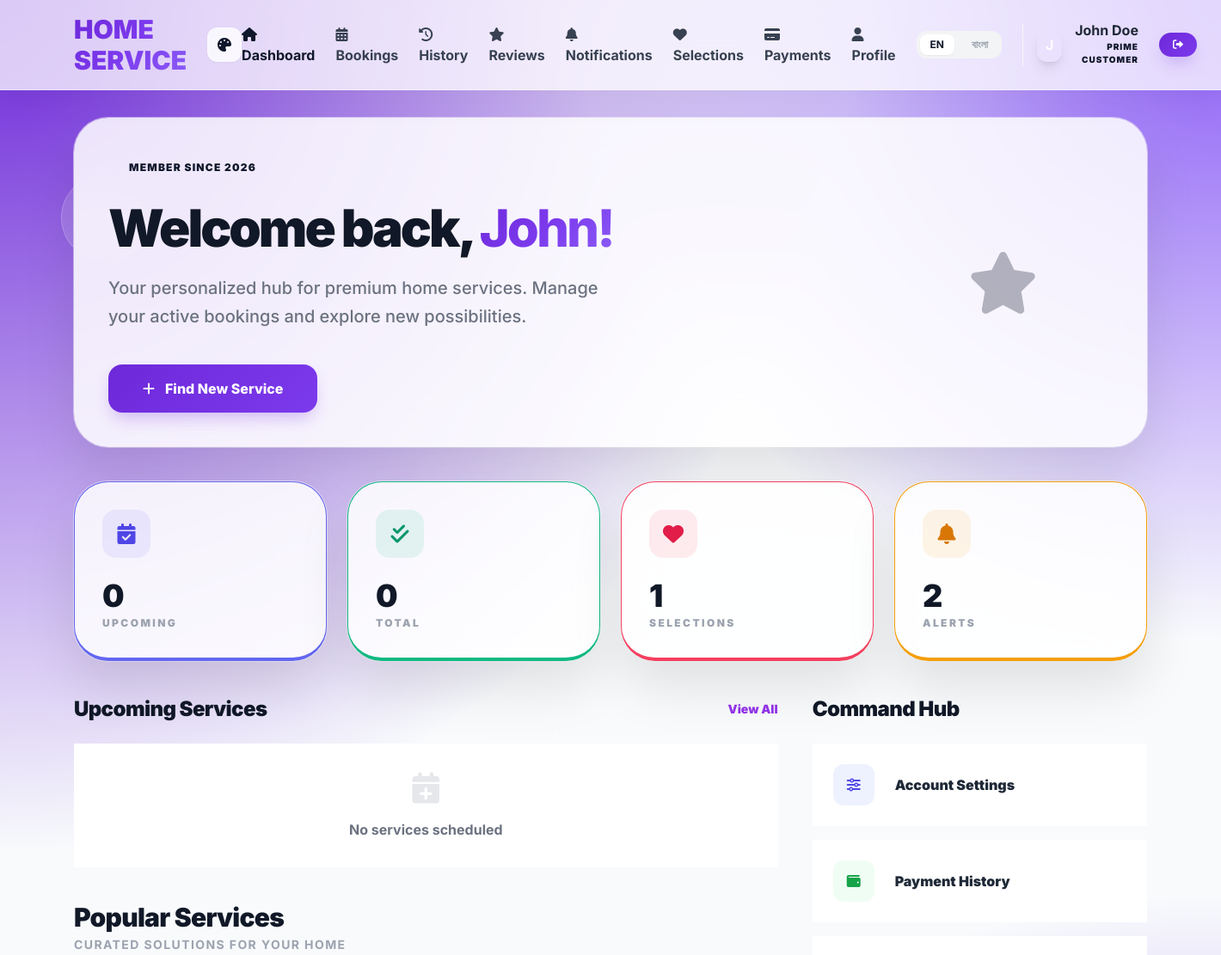
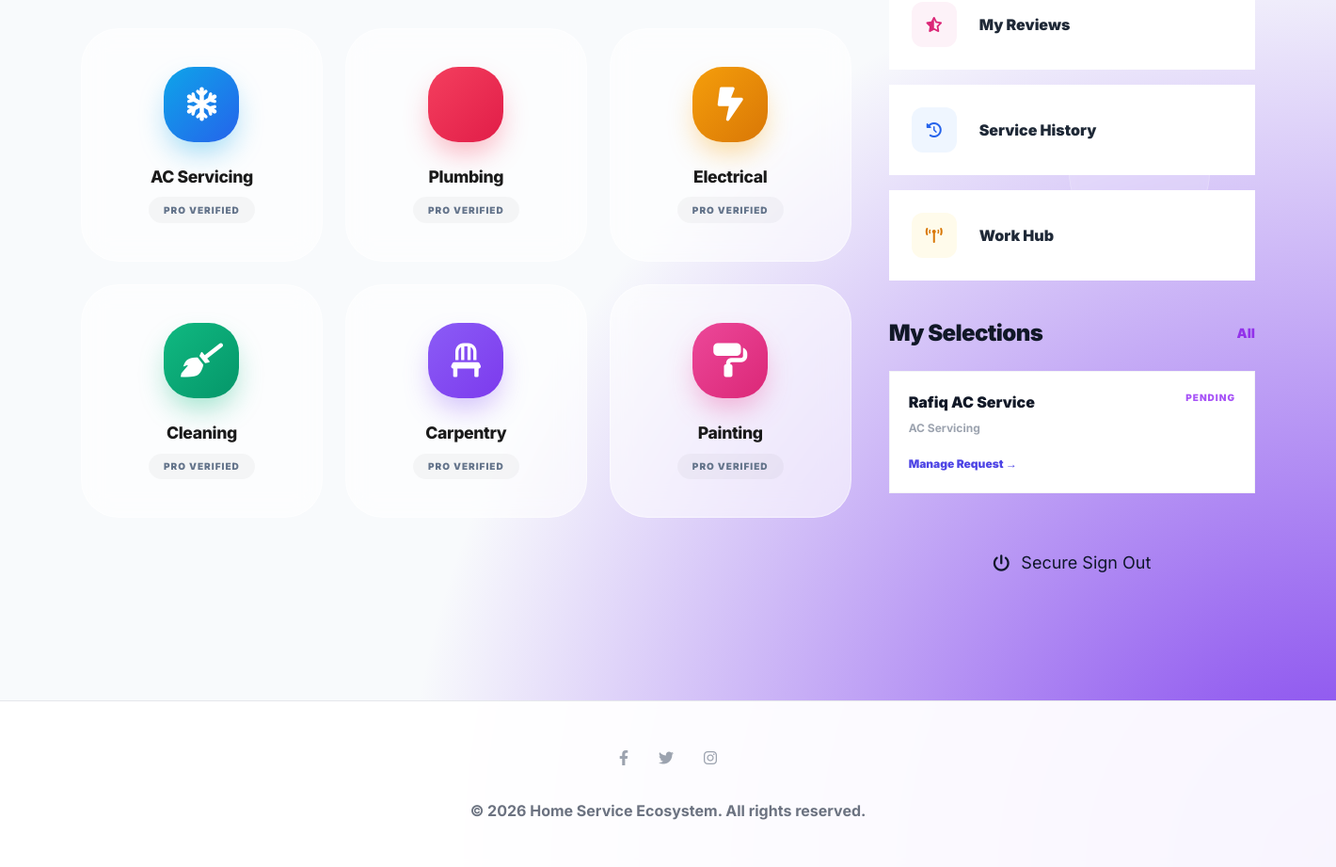
/customer/dashboard.php (signed in), run on the app's committed database (2 pictures, top to bottom).
### tables this page shows
CREATE TABLE users (
    id INT PRIMARY KEY AUTO_INCREMENT,
    name VARCHAR(100) NOT NULL,
    email VARCHAR(100) UNIQUE,
    phone VARCHAR(20) NOT NULL UNIQUE,
    password VARCHAR(255) NOT NULL,
    language ENUM('en', 'bn') DEFAULT 'en',
    location VARCHAR(100),
    created_at TIMESTAMP DEFAULT CURRENT_TIMESTAMP,
    updated_at TIMESTAMP DEFAULT CURRENT_TIMESTAMP ON UPDATE CURRENT_TIMESTAMP
);

CREATE TABLE service_categories (
    id INT PRIMARY KEY AUTO_INCREMENT,
    name VARCHAR(100) NOT NULL,
    name_bn VARCHAR(100),
    icon VARCHAR(50),
    description TEXT,
    is_active BOOLEAN DEFAULT TRUE,
    created_at TIMESTAMP DEFAULT CURRENT_TIMESTAMP
);

CREATE TABLE customer_provider_selections (
    id INT PRIMARY KEY AUTO_INCREMENT,
    customer_id INT NOT NULL,
    provider_id INT NOT NULL,
    category_id INT NOT NULL,
    service_type VARCHAR(255),
    preferred_date DATE NOT NULL,
    preferred_time TIME NOT NULL,
    customer_address TEXT,
    customer_notes TEXT,
    budget_min DECIMAL(10,2),
    budget_max DECIMAL(10,2),
    status ENUM('pending', 'contacted', 'accepted', 'rejected', 'expired') DEFAULT 'pending',
    customer_contacted_at TIMESTAMP NULL,
    provider_responded_at TIMESTAMP NULL,
    created_at TIMESTAMP DEFAULT CURRENT_TIMESTAMP,
    updated_at TIMESTAMP DEFAULT CURRENT_TIMESTAMP ON UPDATE CURRENT_TIMESTAMP,
    
    FOREIGN KEY (customer_id) REFERENCES users(id) ON DELETE CASCADE,
    FOREIGN KEY (provider_id) REFERENCES service_providers(id) ON DELETE CASCADE,
    FOREIGN KEY (category_id) REFERENCES service_categories(id) ON DELETE CASCADE,
    
    INDEX idx_customer_status (customer_id, status),
    INDEX idx_provider_status (provider_id, status),
    INDEX idx_category_status (category_id, status),
    INDEX idx_status_created (status, created_at)
);

CREATE TABLE service_providers (
    id INT PRIMARY KEY AUTO_INCREMENT,
    user_id INT,
    name VARCHAR(100) NOT NULL,
    phone VARCHAR(20) NOT NULL UNIQUE,
    email VARCHAR(100),
    password VARCHAR(255) NOT NULL,
    category_id INT,
    description TEXT,
    service_areas TEXT,
    price_min DECIMAL(10,2),
    price_max DECIMAL(10,2),
    hourly_rate DECIMAL(10,2),
    availability_hours TEXT,
    verification_status ENUM('pending', 'verified', 'rejected') DEFAULT 'pending',
    verification_badge BOOLEAN DEFAULT FALSE,
    nid_document VARCHAR(255),
    license_document VARCHAR(255),
    certificate_document VARCHAR(255),
    profile_picture VARCHAR(255),
    is_active BOOLEAN DEFAULT TRUE,
    created_at TIMESTAMP DEFAULT CURRENT_TIMESTAMP,
    updated_at TIMESTAMP DEFAULT CURRENT_TIMESTAMP ON UPDATE CURRENT_TIMESTAMP,
    FOREIGN KEY (category_id) REFERENCES service_categories(id),
    FOREIGN KEY (user_id) REFERENCES users(id)
);

### customer/dashboard.php (the view, shortened to what the rows shown need)
<?php
require_once '../includes/functions.php';
$currentLang = getLanguage();
$user = getCurrentUser();
$recentSelections = fetchAll("
    SELECT cps.*, sp.name as provider_name, sc.name as category_name, sc.name_bn as category_name_bn
    FROM customer_provider_selections cps
    JOIN service_providers sp ON cps.provider_id = sp.id
    JOIN service_categories sc ON cps.category_id = sc.id
    WHERE cps.customer_id = ? AND cps.status IN ('pending', 'contacted')
    ORDER BY cps.created_at DESC
    LIMIT 3
", [$user['id']]);
$popularCategories = fetchAll("SELECT * FROM service_categories WHERE is_active = 1 LIMIT 6");
?>
<!DOCTYPE html>
<html lang="<?php echo $currentLang; ?>">
<head>
    <script src="https://cdn.tailwindcss.com"></script>
    <link href="https://cdnjs.cloudflare.com/ajax/libs/font-awesome/6.0.0/css/all.min.css" rel="stylesheet">
    <link rel="stylesheet" href="../assets/ui.css">
</head>
<body class="premium-bg min-h-screen">
    <header class="glass-nav sticky top-0 z-50">
        <nav class="container mx-auto px-4 py-4">
            <div class="flex justify-between items-center">
                <div class="hidden md:flex items-center space-x-6">
                    <div class="flex items-center space-x-3 ml-2 pl-4 border-l border-gray-100">
                        <div class="w-10 h-10 rounded-xl bg-gradient-to-br from-primary to-secondary flex items-center justify-center text-white font-bold shadow-lg shadow-primary/20">
                            <?php echo strtoupper(substr($user['name'], 0, 1)); ?>
                        </div>
                        <div class="text-right hidden lg:block">
                            <div class="font-bold text-gray-800 leading-none"><?php echo htmlspecialchars($user['name']); ?></div>
                            <div class="text-[10px] font-black uppercase text-primary tracking-widest mt-1">Prime Customer</div>
                        </div>
                    </div>
                </div>
            </div>
        </nav>
    </header>
    <div class="container mx-auto px-4 py-8 relative z-10">
        <div class="max-w-7xl mx-auto">
            <div class="glass-card p-10 mb-10 border-none group">
                <div class="relative z-10 lg:flex items-center justify-between">
                    <div>
                        <div class="inline-flex items-center space-x-2 bg-primary/10 px-4 py-2 rounded-full mb-6">
                            <span class="text-xs font-black uppercase tracking-widest text-primary">Member Since <?php echo date('Y', strtotime($user['created_at'])); ?></span>
                        </div>
                        <h1 class="text-4xl md:text-6xl font-black text-gray-900 mb-6 tracking-tighter">
                            <?php echo $currentLang === 'en' ? 'Welcome back' : 'স্বাগতম'; ?>,
                            <span class="text-gradient"><?php echo explode(' ', $user['name'])[0]; ?>!</span>
                        </h1>
                    </div>
                </div>
            </div>
            <div class="grid grid-cols-1 lg:grid-cols-3 gap-10">
                <div class="lg:col-span-2 space-y-10">
                    <section>
                        <div class="flex items-center justify-between mb-6">
                            <h2 class="text-2xl font-black text-gray-900 tracking-tight"><?php echo $currentLang === 'en' ? 'Upcoming Services' : 'আসন্ন সেবা'; ?></h2>
                        </div>
                    </section>
                    <section>
                        <div class="flex items-center justify-between mb-8">
                            <div>
                                <h2 class="text-3xl font-black text-gray-900 tracking-tight"><?php echo $currentLang === 'en' ? 'Popular Services' : 'জনপ্রিয় সেবা'; ?></h2>
                            </div>
                        </div>
                        <div class="category-grid">
                            <?php
                            $specialCategories = [
                                ['id' => 1, 'name' => 'AC Servicing', 'bn' => 'এসি সার্ভিসিং', 'icon' => 'snowflake', 'grad' => 'linear-gradient(135deg, #0ea5e9, #2563eb)', 'shadow' => 'rgba(14, 165, 233, 0.4)'],
                                ['id' => 2, 'name' => 'Plumbing', 'bn' => 'প্লাম্বিং', 'icon' => 'faucet-drip', 'grad' => 'linear-gradient(135deg, #f43f5e, #e11d48)', 'shadow' => 'rgba(244, 63, 94, 0.4)'],
                                ['id' => 3, 'name' => 'Electrical', 'bn' => 'ইলেকট্রিক্যাল', 'icon' => 'bolt-lightning', 'grad' => 'linear-gradient(135deg, #f59e0b, #d97706)', 'shadow' => 'rgba(245, 158, 11, 0.4)'],
                                ['id' => 4, 'name' => 'Cleaning', 'bn' => 'ক্লিনিং', 'icon' => 'broom', 'grad' => 'linear-gradient(135deg, #10b981, #059669)', 'shadow' => 'rgba(16, 185, 129, 0.4)'],
                                ['id' => 5, 'name' => 'Carpentry', 'bn' => 'কার্পেন্টিং', 'icon' => 'chair', 'grad' => 'linear-gradient(135deg, #8b5cf6, #7c3aed)', 'shadow' => 'rgba(139, 92, 246, 0.4)'],
                                ['id' => 6, 'name' => 'Painting', 'bn' => 'পেইন্টিং', 'icon' => 'paint-roller', 'grad' => 'linear-gradient(135deg, #ec4899, #db2777)', 'shadow' => 'rgba(236, 72, 153, 0.4)']
                            ];
                            foreach ($specialCategories as $cat): ?>
                                <a href="../search.php?category=<?php echo $cat['id']; ?>" class="premium-category-card" style="--card-color: <?php echo $cat['shadow']; ?>;">
                                    <div class="cat-icon-box" style="--card-gradient: <?php echo $cat['grad']; ?>; --shadow-color: <?php echo $cat['shadow']; ?>;">
                                        <i class="fas fa-<?php echo $cat['icon']; ?>"></i>
                                    </div>
                                    <div class="cat-title"><?php echo $currentLang === 'en' ? $cat['name'] : $cat['bn']; ?></div>
                                    <div class="cat-badge">Pro Verified</div>
                                </a>
                            <?php endforeach; ?>
                        </div>
                    </section>
                </div>
                <div class="space-y-10">
                    <section>
                        <h2 class="text-2xl font-black text-gray-900 tracking-tight mb-6"><?php echo $currentLang === 'en' ? 'Command Hub' : 'কমান্ড হাব'; ?></h2>
                    </section>
                    <section>
                        <div class="flex items-center justify-between mb-6">
                            <h2 class="text-2xl font-black text-gray-900 tracking-tight"><?php echo $currentLang === 'en' ? 'My Selections' : 'আমার পছন্দ'; ?></h2>
                        </div>
                        <div class="space-y-4">
                            <?php foreach ($recentSelections as $sel): ?>
                                <div class="customer-card p-5 bg-white border border-gray-100">
                                    <div class="flex justify-between items-start mb-2">
                                        <h4 class="font-black text-gray-900"><?php echo htmlspecialchars($sel['provider_name']); ?></h4>
                                        <span class="text-[10px] font-black uppercase text-purple-500 tracking-widest"><?php echo $sel['status']; ?></span>
                                    </div>
                                    <p class="text-xs font-bold text-gray-400 mb-4"><?php echo $currentLang === 'en' ? $sel['category_name'] : $sel['category_name_bn']; ?></p>
                                    <a href="my_selections.php" class="text-xs font-black text-indigo-600 hover:underline">Manage Request →</a>
                                </div>
                            <?php endforeach; ?>
                        </div>
                    </section>
                </div>
            </div>
        </div>
    </div>
</body>
</html>

### data on the page
users: name "J", name "John Doe", created_at "2026"
service_categories: name "Plumbing"
service_categories: name "Electrical"
service_categories: name "Cleaning"
service_categories: name "Carpentry"
service_categories: name "Painting"
customer_provider_selections: provider.name "Rafiq AC Service", status "PENDING", category.name "AC Servicing"

### other printed values
$stats['upcoming'] "0"
$stats['total'] "0"
$stats['selections'] "1"
$stats['unread_notifications'] "2"
$cat['name'] "AC Servicing"
